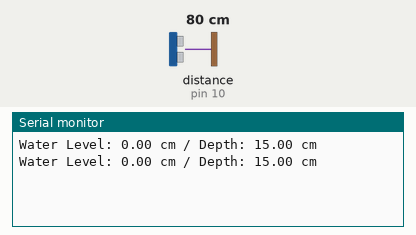
Recording of a sketch running on a simulated Arduino Uno, built with avr-gcc and run on an emulated ATmega328P. On the bench: the last lines printed to the serial monitor. Wiring (inferred from the names in the program): ultrasonic range finder: trigger pin 9; echo pin 10. Inputs (shaded band) come from the test bench; at power-on: distance to the obstacle (sensor on pin 10) 80 cm. The echo pulse lasts 58.3 µs per cm.

Above: at 1.8 s.
1.9 s: distance to the obstacle (sensor on pin 10) set to 2 cm
At 2.7 s:
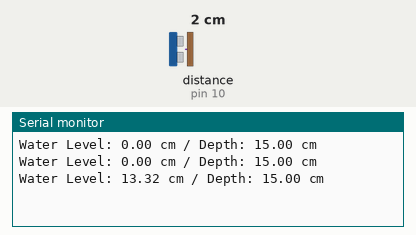
3.4 s: distance to the obstacle (sensor on pin 10) set to 4 cm
At 4.8 s:
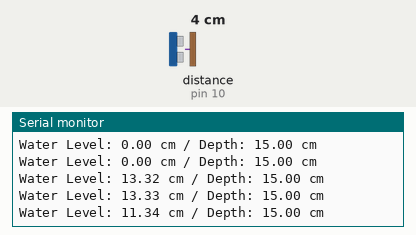
Timing chart, 0 to 6.4 s (numbered marks = the images above; inputs shaded):
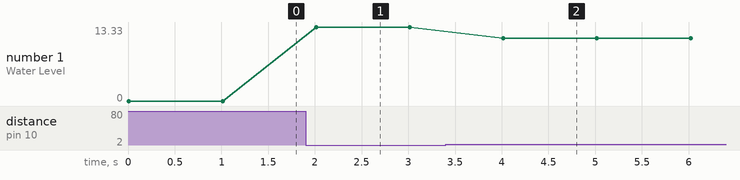

Measured:
- after the input at 1.9 s, the serial monitor: prints a new line after 0.11 s (image 1)
- after the input at 3.4 s, the serial monitor: prints a new line after 0.62 s (image 2)
- plotted number 1: 0 → 13.33 after the input at 1.9 s, 13.33 → 11.34 after the input at 3.4 s

The sketch:

lab8.ino
```cpp
#define TRIG 9
#define ECHO 10

long duration;
float distance;
float tankDepth = 15.0;
float waterLevel;

void setup() {
  Serial.begin(9600);
  pinMode(TRIG, OUTPUT);
  pinMode(ECHO, INPUT);
}

void loop() {

  digitalWrite(TRIG, LOW);
  delayMicroseconds(2);
  digitalWrite(TRIG, HIGH);
  delayMicroseconds(10);
  digitalWrite(TRIG, LOW);


  duration = pulseIn(ECHO, HIGH);

  distance = duration * 0.034 / 2;


  waterLevel = tankDepth - distance;

  if (waterLevel < 0) waterLevel = 0;
  if (waterLevel > tankDepth) waterLevel = tankDepth;


  Serial.print("Water Level: ");
  Serial.print(waterLevel);
  Serial.print(" cm / Depth: ");
  Serial.print(tankDepth);
  Serial.println(" cm");

  delay(1000);
}
```
